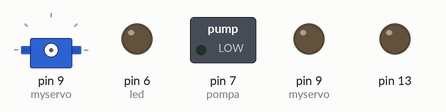
Recording of a sketch running on a simulated Arduino Uno, built with avr-gcc and run on an emulated ATmega328P. Shown: servo, switched loads named in the sketch (green lamp = pin HIGH), output pins drawn as LEDs (lit = HIGH). What the sketch prints to the serial monitor is not drawn.

Above: at 0.1 s.
At 10.19 s:
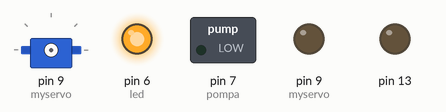
At 13.23 s:
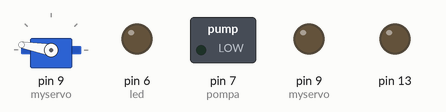
At 14.6 s:
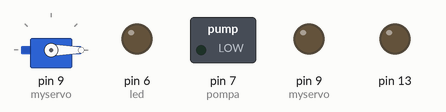
At 18.1 s:
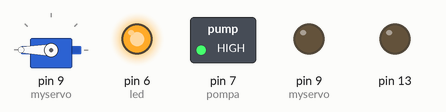
At 19.2 s:
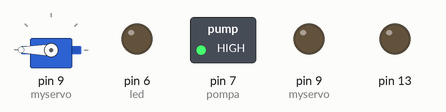
Timing chart, 0 to 20.7 s (numbered marks = the images above):
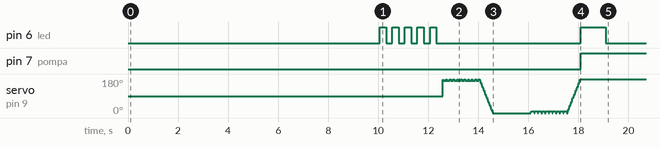

The sketch:

paradise.ino
```cpp
#include <Servo.h>
#include <LiquidCrystal.h>
#include <TimeLib.h>

#define TIME_HEADER  "T"   // Header tag for serial time sync message
#define TIME_REQUEST  7    // ASCII bell character requests a time sync message


Servo myservo;
int pos = 0;    // variable to store the servo position

const int rs = 12, en = 11, d4 = 5, d5 = 4, d6 = 3, d7 = 2;
LiquidCrystal lcd(rs, en, d4, d5, d6, d7);


void setup() {
  Serial.begin(9600);

  //setup time
  pinMode(13, OUTPUT);
  setSyncProvider( requestSync);  //set function to call when sync required
  Serial.println("Waiting for sync message");

  pinMode(9, OUTPUT); //servo
  pinMode(6, OUTPUT); //led
  pinMode(7, OUTPUT); //pompa
}


void deblocare_dreapta() {
  for ( int i = 0; i < 10; i++) {
    for (pos = 180; pos >= 170; pos -= 5) {
      myservo.write(pos);
      delay(15);
    }
    delay(100);
  }
  myservo.write(180);
}


void deblocare_stanga() {
  for ( int i = 0; i < 10; i++) {
    for (pos = 0; pos <= 10; pos += 5) {
      myservo.write(pos);
      delay(15);
    }

    delay(100);
  }
  myservo.write(0);
}


void ciclu_hranire() {

  //      0 <---- 180
  deblocare_dreapta();
  for (pos = 180; pos >= 0; pos -= 5) {
    myservo.write(pos);
    delay(15);
  }
  delay(1500);


  //     0 ---->  180
  deblocare_stanga();
  for (pos = 0; pos <= 180; pos += 5) {
    myservo.write(pos);
    delay(15);
  }
}


void loop() {
   /*******************************setup time*************************/
  if (Serial.available()) {
    processSyncMessage();
  }
  if (timeStatus() != timeNotSet) {
    digitalClockDisplay();
  }
  if (timeStatus() == timeSet) {
    digitalWrite(13, HIGH); // LED on if synced
  } else {
    digitalWrite(13, LOW);  // LED off if needs refresh
  }
  delay(1000);


  /*******************************display time on lcd*************************/
  lcd.setCursor(4, 1);
  if (hour() < 10) {
    lcd.print("0");
  }
  lcd.print(hour());
  lcd.print(":");
  if (minute() < 10) {
    lcd.print("0");
  }
  lcd.print(minute());
  lcd.print(":");
  if (second() < 10) {
    lcd.print("0");

  }
  lcd.print(second());

  /*******************************set lighting schedule*************************/
  if (hour()>18 && hour()<23) {
    digitalWrite(6, HIGH); //turn led on
  }
  else{
     digitalWrite(6, LOW); //turn led off
  }

 /*******************************set feeding schedule*************************/
  if (second() == 10) {

    digitalWrite(7, LOW); //turn pump off
    for (int i = 0; i < 5; i++) {  //shine a signal
      digitalWrite(6, HIGH);
      delay(250);
      digitalWrite(6, LOW);
      delay(250);
    }

    myservo.attach(9);
    lcd.clear();
    lcd.print("hranire...");
    ciclu_hranire();
    myservo.detach();

    lcd.clear();
    lcd.print("Paradis tropical!");

    digitalWrite(7, HIGH); //turn pump back on
    digitalWrite(6, HIGH); //turn led back on
  }

}
 /*******************************display time on serial monitor*************************/
void digitalClockDisplay() {
  // digital clock display of the time
  Serial.print(hour());
  printDigits(minute());
  printDigits(second());
  Serial.print(" ");
  Serial.print(day());
  Serial.print(" ");
  Serial.print(month());
  Serial.print(" ");
  Serial.print(year());
  Serial.println();
}

void printDigits(int digits) {
  // utility function for digital clock display: prints preceding colon and leading 0
  Serial.print(":");
  if (digits < 10)
    Serial.print('0');
  Serial.print(digits);
}


void processSyncMessage() {
  unsigned long pctime;
  const unsigned long DEFAULT_TIME = 1357041600;

  if (Serial.find(TIME_HEADER)) {
    pctime = Serial.parseInt();
    if ( pctime >= DEFAULT_TIME) { // check the integer is a valid time (greater than Jan 1 2013)
      setTime(pctime); // Sync Arduino clock to the time received on the serial port
    }
  }
}

time_t requestSync()
{
  Serial.write(TIME_REQUEST);
  return 0; // the time will be sent later in response to serial mesg
}
```

Measured:
- by itself, pin 6 (led): goes 4 × (HIGH 0.25 s, LOW 0.25 s), HIGH 0.25 s, LOW 5.8 s, HIGH 1.0 s, then LOW
- by itself, pin 7 (pompa): LOW → HIGH at 18.1 s
